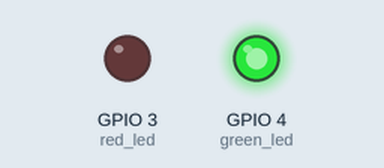
Simulated run of this program. Board: Raspberry Pi (BCM pin numbers). On the bench: output pins drawn as LEDs (lit = HIGH). What the program prints to the terminal is not drawn.

Above: at 2.5 s.
At 6.2 s:
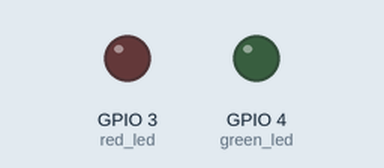
At 10.5 s:
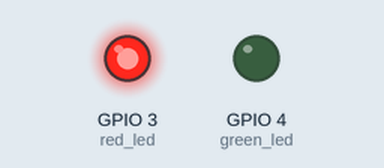
Timing chart, 0 to 16.9 s (numbered marks = the images above):
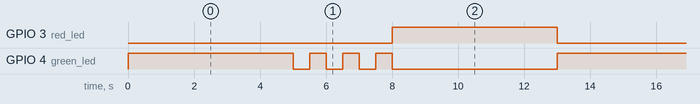

Measured:
- by itself, GPIO 3 (red_led): alternates HIGH for 5.0 s and LOW for 8.0 s
- by itself, GPIO 4 (green_led): repeats every 13.0 s: 3 × (LOW 0.50 s, HIGH 0.50 s), LOW 5.0 s, HIGH 5.0 s
- by itself, everything shown: repeats every 13.0 s, in 8 steps

The program:

traffic_light.py
```python
import  RPi.GPIO    as  GPIO
import  time
import RPi.GPIO as GPIO
import time

red_led =   3
green_led   =   4
GPIO.setwarnings(False)
GPIO.setmode(GPIO.BCM)
GPIO.setup(red_led, GPIO.OUT)
GPIO.setup(green_led,   GPIO.OUT)
#   Define  a   function    to  control the traffic light
def light_state(red_state,  green_state):
    GPIO.output(red_led,    red_state)
    GPIO.output(green_led,  green_state)
print("Traffic    Light   Simulation")

#   Main    loop
try:
    while   True:
        #   starts  at  Green   light
        light_state(0,  1)

        time.sleep(5)
        #   blink   the Green   light
        light_state(0,  0)
        time.sleep(0.5)
        light_state(0,  1)
        time.sleep(0.5)
        light_state(0,  0)
        time.sleep(0.5)
        light_state(0,  1)
        time.sleep(0.5)
        light_state(0,  0)
        time.sleep(0.5)
        light_state(0,  1)
        time.sleep(0.5)
        #   change  to  Red light
        light_state(1,  0)
        time.sleep(5)
except  KeyboardInterrupt:
    print("Ctrl+C pressed.    Terminating...")
finally:
    GPIO.cleanup()
    print("GPIO   pins    cleaned up  successfully.")
```
